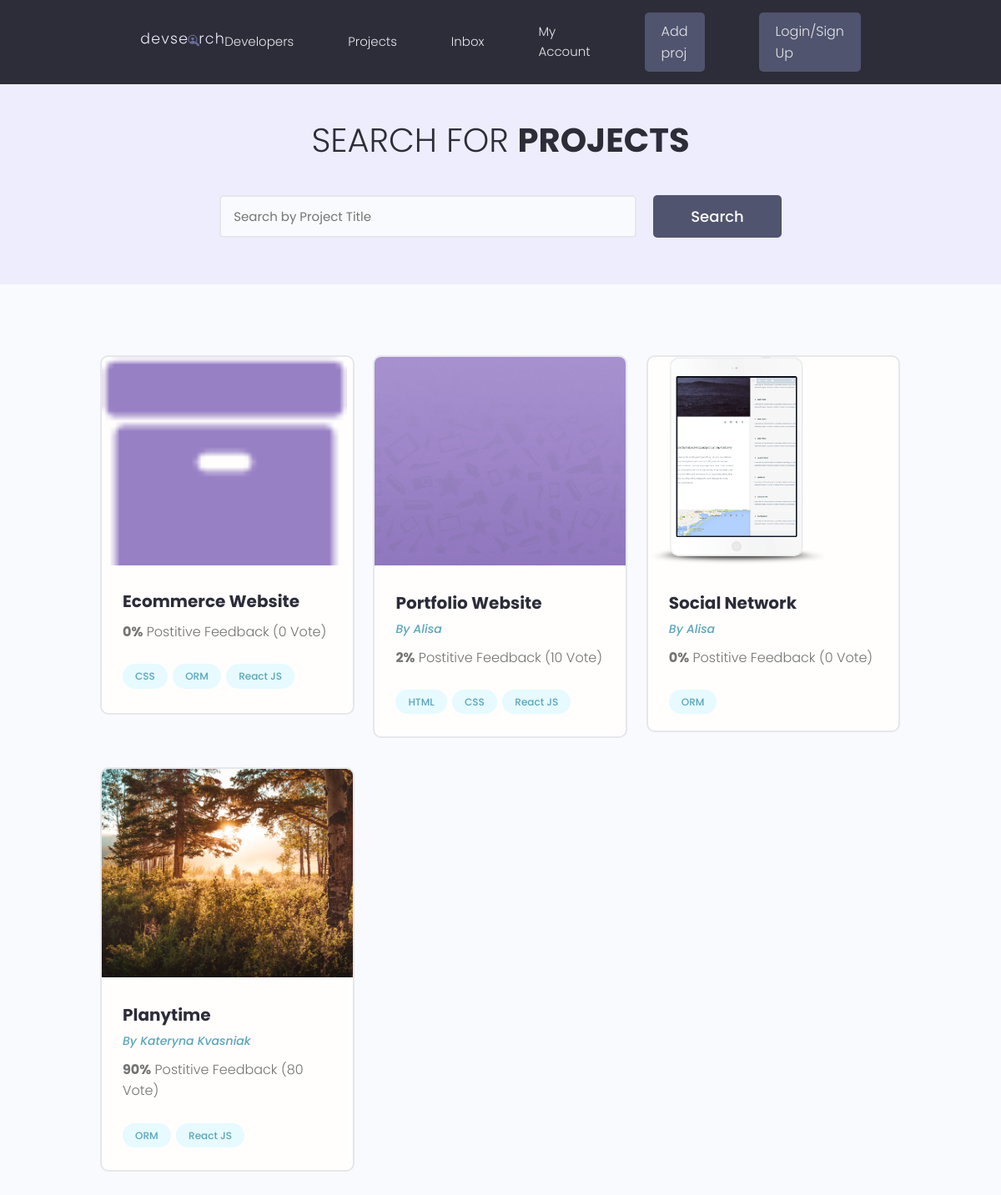
The app's page /projects/, older data.
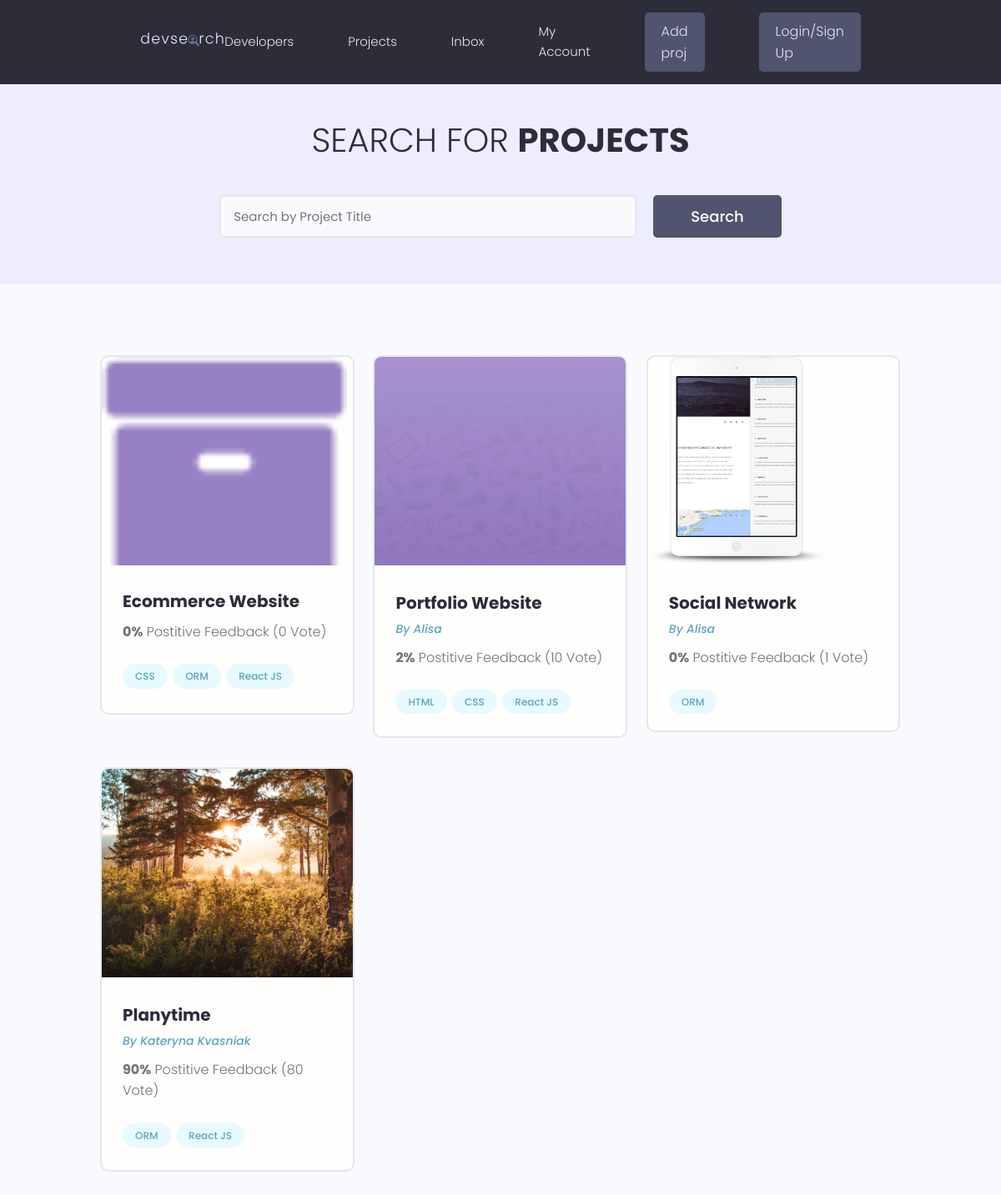
The same page, newer data.
### projects/models.py (models this page shows, shortened)
class Project(models.Model):
    owner = models.ForeignKey(Profile, on_delete=models.SET_NULL, blank=True, null=True)
    title = models.CharField(max_length=200)
    description = models.TextField()
    demo_link = models.CharField(max_length=2000, null=True, blank=True)
    source_link = models.CharField(max_length=2000, null=True, blank=True)
    featured_image = models.ImageField(null=True, blank=True, default="default.jpg")
    created = models.DateTimeField(auto_now_add=True)
    id = models.UUIDField(unique=True, primary_key=True, default=uuid.uuid4, editable=False)
    tags = models.ManyToManyField('Tag', blank=True)
    vote_total = models.IntegerField(default=0, null=True, blank=True)
    vote_ratio = models.IntegerField(default=0, null=True, blank=True)

### users/models.py (models this page shows, shortened)
class Profile(models.Model):
    user = models.OneToOneField(User, on_delete=models.CASCADE, null=True, blank=True)
    name = models.CharField(max_length=200, blank=True, null=True)
    email = models.EmailField(max_length=500, blank=True, null=True)
    username = models.CharField(max_length=200, blank=True, null=True)
    short_intro = models.CharField(max_length=200, blank=True, null=True)
    location = models.CharField(max_length=200, blank=True, null=True)
    bio = models.TextField(blank=True, null=True)
    profile_image = models.ImageField(null=True, blank=True, upload_to='profiles/', default='profiles/user-default.png')
    social_github = models.CharField(max_length=200, blank=True, null=True)
    social_linkedin = models.CharField(max_length=200, blank=True, null=True)
    social_twitter = models.CharField(max_length=200, blank=True, null=True)
    social_youtube = models.CharField(max_length=200, blank=True, null=True)
    social_website = models.CharField(max_length=200, blank=True, null=True)
    created = models.DateTimeField(auto_now_add=True)
    id = models.UUIDField(editable=False, default=uuid.uuid4, unique=True, primary_key=True)

### projects/views.py (the view)
# urls.py: path('projects/', include('projects.urls')),
def projects(request):
    projects = Project.objects.all()
    context = {'projectsList': projects}
    return render(request, 'projects/projects.html', context)

### projects/models.py (called while the page is built)
    def __str__(self):
        return self.name

### projects/templates/projects/projects.html (shortened to what this page needs)
{% extends 'main.html' %}
{% block content %}
<main class="projects">
     <section class="hero-section text-center">
       <div class="container container--narrow">
         <div class="hero-section__box">
           <h2>Search for <span>Projects</span></h2>
         </div>
         <div class="hero-section__search">
           <form class="form" action="#" method="get">
             <div class="form__field">
               <input class="input input--text" id="formInput#search" type="text" name="text"
                 placeholder="Search by Project Title" />
             </div>
             <input class="btn btn--sub btn--lg" type="submit" value="Search" />
           </form>
         </div>
       </div>
     </section>
     <section class="projectsList">
       <div class="container">
         <div class="grid grid--three">
          {% for project in projectsList %}
           <div class="column">
             <div class="card project">
               <a href="{% url 'project' project.id %}" class="project">
                 <img class="project__thumbnail" src="{{ project.featured_image.url }}" alt="project thumbnail" />
                 <div class="card__body">
                   <h3 class="project__title">{{ project.title }}</h3>
                   {% if project.owner %}
                   <p><a class="project__author" href="{% url 'user-profile' project.owner.id %}">By {{ project.owner.name }}</a></p>
                   {% endif %}
                   <p class="project--rating">
                     <span style="font-weight: bold;">{{ project.vote_ratio }}%</span> Postitive
                     Feedback ({{ project.vote_total }} Vote{{ projects.vote_total|pluralize:"s" }})
                   </p>
                   <div class="project__tags">
                    {% for tag in project.tags.all %}
                     <span class="tag tag--pill tag--main">
                       <small>{{ tag }}</small>
                     </span>
                     {% endfor %}
                   </div>
                 </div>
               </a>
             </div>
           </div>
           {% endfor %}
         </div>
       </div>
     </section>
   </main>
   {% endblock %}

Row changes from the older to the newer data that the page shows:
changed Project "Social Network": vote_total "0" → "1"
